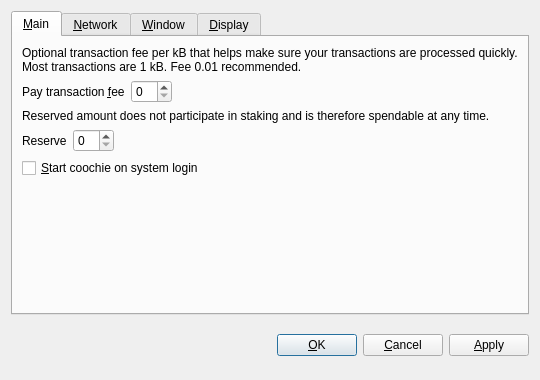
<?xml version="1.0" encoding="UTF-8"?>
<ui version="4.0">
 <class>OptionsDialog</class>
 <widget class="QDialog" name="OptionsDialog">
  <property name="geometry">
   <rect>
    <x>0</x>
    <y>0</y>
    <width>540</width>
    <height>380</height>
   </rect>
  </property>
  <property name="windowTitle">
   <string>Options</string>
  </property>
  <property name="modal">
   <bool>true</bool>
  </property>
  <layout class="QVBoxLayout" name="verticalLayout">
   <item>
    <widget class="QTabWidget" name="tabWidget">
     <property name="tabPosition">
      <enum>QTabWidget::North</enum>
     </property>
     <property name="currentIndex">
      <number>0</number>
     </property>
     <widget class="QWidget" name="tabMain">
      <attribute name="title">
       <string>&amp;Main</string>
      </attribute>
      <layout class="QVBoxLayout" name="verticalLayout_Main">
       <item>
        <widget class="QLabel" name="transactionFeeInfoLabel">
         <property name="text">
          <string>Optional transaction fee per kB that helps make sure your transactions are processed quickly. Most transactions are 1 kB. Fee 0.01 recommended.</string>
         </property>
         <property name="textFormat">
          <enum>Qt::PlainText</enum>
         </property>
         <property name="wordWrap">
          <bool>true</bool>
         </property>
        </widget>
       </item>
       <item>
        <layout class="QHBoxLayout" name="horizontalLayoutFee">
         <item>
          <widget class="QLabel" name="transactionFeeLabel">
           <property name="text">
            <string>Pay transaction &amp;fee</string>
           </property>
           <property name="textFormat">
            <enum>Qt::PlainText</enum>
           </property>
           <property name="buddy">
            <cstring>transactionFee</cstring>
           </property>
          </widget>
         </item>
         <item>
          <widget class="BitcoinAmountField" name="transactionFee"/>
         </item>
         <item>
          <spacer name="horizontalSpacerFee">
           <property name="orientation">
            <enum>Qt::Horizontal</enum>
           </property>
           <property name="sizeHint" stdset="0">
            <size>
             <width>40</width>
             <height>20</height>
            </size>
           </property>
          </spacer>
         </item>
        </layout>
       </item>
       <item>
        <widget class="QLabel" name="reserveBalanceInfoLabel">
         <property name="text">
          <string>Reserved amount does not participate in staking and is therefore spendable at any time.</string>
         </property>
         <property name="textFormat">
          <enum>Qt::PlainText</enum>
         </property>
         <property name="wordWrap">
          <bool>true</bool>
         </property>
        </widget>
       </item>
       <item>
        <layout class="QHBoxLayout" name="horizontalLayoutReserveBalance">
         <item>
          <widget class="QLabel" name="reserveBalanceLabel">
           <property name="text">
            <string>Reserve</string>
           </property>
           <property name="textFormat">
            <enum>Qt::PlainText</enum>
           </property>
           <property name="buddy">
            <cstring>reserveBalance</cstring>
           </property>
          </widget>
         </item>
         <item>
          <widget class="BitcoinAmountField" name="reserveBalance"/>
         </item>
         <item>
          <spacer name="horizontalSpacerReserveBalance">
           <property name="orientation">
            <enum>Qt::Horizontal</enum>
           </property>
           <property name="sizeHint" stdset="0">
            <size>
             <width>40</width>
             <height>20</height>
            </size>
           </property>
          </spacer>
         </item>
        </layout>
       </item>
       <item>
        <widget class="QCheckBox" name="bitcoinAtStartup">
         <property name="toolTip">
          <string>Automatically start coochie after logging in to the system.</string>
         </property>
         <property name="text">
          <string>&amp;Start coochie on system login</string>
         </property>
        </widget>
       </item>
       <item>
        <spacer name="verticalSpacer_Main">
         <property name="orientation">
          <enum>Qt::Vertical</enum>
         </property>
         <property name="sizeHint" stdset="0">
          <size>
           <width>20</width>
           <height>40</height>
          </size>
         </property>
        </spacer>
       </item>
      </layout>
     </widget>
     <widget class="QWidget" name="tabNetwork">
      <attribute name="title">
       <string>&amp;Network</string>
      </attribute>
      <layout class="QVBoxLayout" name="verticalLayout_Network">
       <item>
        <widget class="QCheckBox" name="mapPortUpnp">
         <property name="toolTip">
          <string>Automatically open the coochie client port on the router. This only works when your router supports UPnP and it is enabled.</string>
         </property>
         <property name="text">
          <string>Map port using &amp;UPnP</string>
         </property>
        </widget>
       </item>
       <item>
        <widget class="QCheckBox" name="connectSocks">
         <property name="toolTip">
          <string>Connect to the coochie network through a SOCKS5 proxy (e.g. when connecting through Tor).</string>
         </property>
         <property name="text">
          <string>&amp;Connect through SOCKS5 proxy:</string>
         </property>
        </widget>
       </item>
       <item>
        <layout class="QHBoxLayout" name="horizontalLayout_Network">
         <item>
          <widget class="QLabel" name="proxyIpLabel">
           <property name="text">
            <string>Proxy &amp;IP:</string>
           </property>
           <property name="textFormat">
            <enum>Qt::PlainText</enum>
           </property>
           <property name="buddy">
            <cstring>proxyIp</cstring>
           </property>
          </widget>
         </item>
         <item>
          <widget class="QValidatedLineEdit" name="proxyIp">
           <property name="maximumSize">
            <size>
             <width>140</width>
             <height>16777215</height>
            </size>
           </property>
           <property name="toolTip">
            <string>IP address of the proxy (e.g. 127.0.0.1)</string>
           </property>
          </widget>
         </item>
         <item>
          <widget class="QLabel" name="proxyPortLabel">
           <property name="text">
            <string>&amp;Port:</string>
           </property>
           <property name="textFormat">
            <enum>Qt::PlainText</enum>
           </property>
           <property name="buddy">
            <cstring>proxyPort</cstring>
           </property>
          </widget>
         </item>
         <item>
          <widget class="QLineEdit" name="proxyPort">
           <property name="maximumSize">
            <size>
             <width>55</width>
             <height>16777215</height>
            </size>
           </property>
           <property name="toolTip">
            <string>Port of the proxy (e.g. 9050)</string>
           </property>
          </widget>
         </item>
         <item>
          <spacer name="horizontalSpacer_Network">
           <property name="orientation">
            <enum>Qt::Horizontal</enum>
           </property>
           <property name="sizeHint" stdset="0">
            <size>
             <width>40</width>
             <height>20</height>
            </size>
           </property>
          </spacer>
         </item>
        </layout>
       </item>
       <item>
        <spacer name="verticalSpacer_Network">
         <property name="orientation">
          <enum>Qt::Vertical</enum>
         </property>
         <property name="sizeHint" stdset="0">
          <size>
           <width>20</width>
           <height>40</height>
          </size>
         </property>
        </spacer>
       </item>
      </layout>
     </widget>
     <widget class="QWidget" name="tabWindow">
      <attribute name="title">
       <string>&amp;Window</string>
      </attribute>
      <layout class="QVBoxLayout" name="verticalLayout_Window">
       <item>
        <widget class="QCheckBox" name="minimizeToTray">
         <property name="toolTip">
          <string>Show only a tray icon after minimizing the window.</string>
         </property>
         <property name="text">
          <string>&amp;Minimize to the tray instead of the taskbar</string>
         </property>
        </widget>
       </item>
       <item>
        <widget class="QCheckBox" name="minimizeOnClose">
         <property name="toolTip">
          <string>Minimize instead of exit the application when the window is closed. When this option is enabled, the application will be closed only after selecting Quit in the menu.</string>
         </property>
         <property name="text">
          <string>M&amp;inimize on close</string>
         </property>
        </widget>
       </item>
       <item>
        <spacer name="verticalSpacer_Window">
         <property name="orientation">
          <enum>Qt::Vertical</enum>
         </property>
         <property name="sizeHint" stdset="0">
          <size>
           <width>20</width>
           <height>40</height>
          </size>
         </property>
        </spacer>
       </item>
      </layout>
     </widget>
     <widget class="QWidget" name="tabDisplay">
      <attribute name="title">
       <string>&amp;Display</string>
      </attribute>
      <layout class="QVBoxLayout" name="verticalLayout_Display">
       <item>
        <layout class="QHBoxLayout" name="horizontalLayout_1_Display">
         <item>
          <widget class="QLabel" name="langLabel">
           <property name="text">
            <string>User Interface &amp;language:</string>
           </property>
           <property name="textFormat">
            <enum>Qt::PlainText</enum>
           </property>
           <property name="buddy">
            <cstring>lang</cstring>
           </property>
          </widget>
         </item>
         <item>
          <widget class="QValueComboBox" name="lang">
           <property name="toolTip">
            <string>The user interface language can be set here. This setting will take effect after restarting coochie.</string>
           </property>
          </widget>
         </item>
        </layout>
       </item>
       <item>
        <layout class="QHBoxLayout" name="horizontalLayout_2_Display">
         <item>
          <widget class="QLabel" name="unitLabel">
           <property name="text">
            <string>&amp;Unit to show amounts in:</string>
           </property>
           <property name="textFormat">
            <enum>Qt::PlainText</enum>
           </property>
           <property name="buddy">
            <cstring>unit</cstring>
           </property>
          </widget>
         </item>
         <item>
          <widget class="QValueComboBox" name="unit">
           <property name="toolTip">
            <string>Choose the default subdivision unit to show in the interface and when sending coins.</string>
           </property>
          </widget>
         </item>
        </layout>
       </item>
       <item>
        <widget class="QCheckBox" name="coinControlFeatures">
         <property name="toolTip">
          <string>Whether to show coin control features or not.</string>
         </property>
         <property name="text">
          <string>Display coin &amp;control features (experts only!)</string>
         </property>
        </widget>
       </item>
       <item>
        <widget class="QCheckBox" name="useBlackTheme">
         <property name="text">
          <string>Use black visual theme (requires restart)</string>
         </property>
        </widget>
       </item>
       <item>
        <spacer name="verticalSpacer_Display">
         <property name="orientation">
          <enum>Qt::Vertical</enum>
         </property>
         <property name="sizeHint" stdset="0">
          <size>
           <width>20</width>
           <height>40</height>
          </size>
         </property>
        </spacer>
       </item>
      </layout>
     </widget>
    </widget>
   </item>
   <item>
    <layout class="QHBoxLayout" name="horizontalLayout_Buttons">
     <item>
      <spacer name="horizontalSpacer_1">
       <property name="orientation">
        <enum>Qt::Horizontal</enum>
       </property>
       <property name="sizeHint" stdset="0">
        <size>
         <width>40</width>
         <height>48</height>
        </size>
       </property>
      </spacer>
     </item>
     <item>
      <widget class="QLabel" name="statusLabel">
       <property name="font">
        <font>
         <weight>75</weight>
         <bold>true</bold>
        </font>
       </property>
       <property name="text">
        <string/>
       </property>
       <property name="textFormat">
        <enum>Qt::PlainText</enum>
       </property>
       <property name="wordWrap">
        <bool>true</bool>
       </property>
      </widget>
     </item>
     <item>
      <spacer name="horizontalSpacer_2">
       <property name="orientation">
        <enum>Qt::Horizontal</enum>
       </property>
       <property name="sizeHint" stdset="0">
        <size>
         <width>40</width>
         <height>48</height>
        </size>
       </property>
      </spacer>
     </item>
     <item>
      <widget class="QPushButton" name="okButton">
       <property name="text">
        <string>&amp;OK</string>
       </property>
      </widget>
     </item>
     <item>
      <widget class="QPushButton" name="cancelButton">
       <property name="text">
        <string>&amp;Cancel</string>
       </property>
       <property name="autoDefault">
        <bool>false</bool>
       </property>
      </widget>
     </item>
     <item>
      <widget class="QPushButton" name="applyButton">
       <property name="text">
        <string>&amp;Apply</string>
       </property>
       <property name="autoDefault">
        <bool>false</bool>
       </property>
      </widget>
     </item>
    </layout>
   </item>
  </layout>
 </widget>
 <customwidgets>
  <customwidget>
   <class>BitcoinAmountField</class>
   <extends>QSpinBox</extends>
   <header>bitcoinamountfield.h</header>
  </customwidget>
  <customwidget>
   <class>QValueComboBox</class>
   <extends>QComboBox</extends>
   <header>qvaluecombobox.h</header>
  </customwidget>
  <customwidget>
   <class>QValidatedLineEdit</class>
   <extends>QLineEdit</extends>
   <header>qvalidatedlineedit.h</header>
  </customwidget>
 </customwidgets>
 <resources/>
 <connections/>
</ui>
